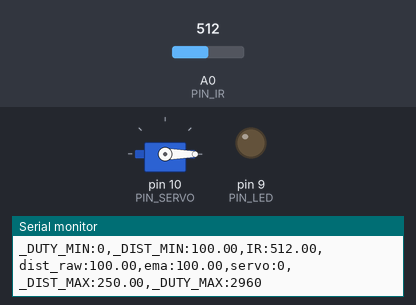
A sketch run on a simulated Arduino Uno, built with avr-gcc and run on an emulated ATmega328P. On the bench: servo, output pins drawn as LEDs (lit = HIGH), the last lines printed to the serial monitor. The inputs (shaded band) are chosen by the test bench; at power-on: A0 (PIN_IR) = 512.

Above: at 1.2 s.
1.3 s: A0 (PIN_IR) set to 361
2.8 s: A0 (PIN_IR) set to 339
At 4.0 s:
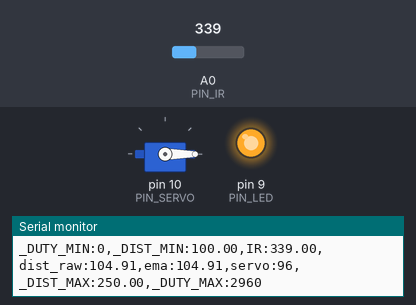
4.3 s: A0 (PIN_IR) set to 240
At 5.7 s:
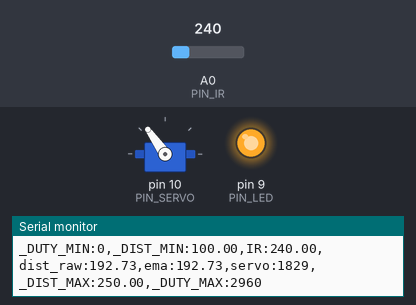
6.4 s: A0 (PIN_IR) set to 260
At 7.6 s:
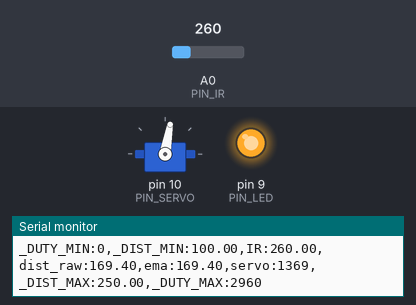
8.2 s: A0 (PIN_IR) set to 306
At 8.36 s:
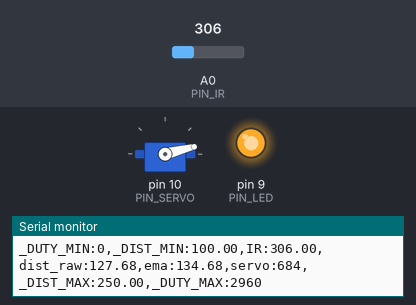
10.0 s: A0 (PIN_IR) set to 511
At 10.9 s:
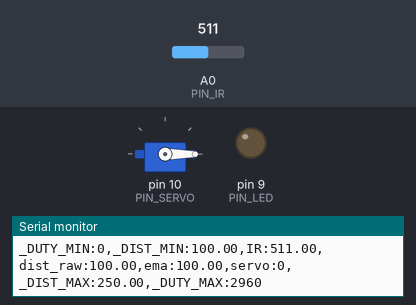
Timing chart, 0 to 12.5 s (numbered marks = the images above; inputs shaded):
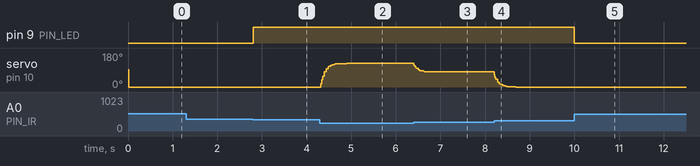

Measured:
- the behaviour switches between 348 and 347 on A0 (PIN_IR) (found by bisection; images 0 and 1)
- after the input at 2.8 s, pin 9 (PIN_LED): LOW → HIGH at once
- after the input at 4.3 s, servo on pin 10 (PIN_SERVO): moves from 0° to 125° over 0.58 s, starting at once
- after the input at 6.4 s, servo on pin 10 (PIN_SERVO): moves from 125° to 80° over 0.38 s, starting at once
- after the input at 8.2 s, servo on pin 10 (PIN_SERVO): moves from 80° to 0° over 0.48 s, starting at once
- after the input at 10.0 s, pin 9 (PIN_LED): HIGH → LOW at once

The sketch:

17P14.ino
```cpp
#include <Servo.h>

#define PIN_IR    A0
#define PIN_LED   9
#define PIN_SERVO 10

#define _DUTY_MIN 0
#define _DUTY_NEU 1480
#define _DUTY_MAX 2960

#define _DIST_MIN 100.0
#define _DIST_MAX 250.0

#define EMA_ALPHA 0.2

#define LOOP_INTERVAL 20

Servo myservo;
unsigned long last_loop_time;

float dist_ema = _DIST_MIN;

void setup()
{
  pinMode(PIN_LED, OUTPUT);

  myservo.attach(PIN_SERVO);
  myservo.writeMicroseconds(_DUTY_NEU);

  Serial.begin(1000000);
}

void loop()
{
  unsigned long time_curr = millis();
  int duty;
  float a_value, dist_raw;

  if (time_curr < (last_loop_time + LOOP_INTERVAL))
    return;
  last_loop_time = time_curr;

  a_value = analogRead(PIN_IR);

  dist_raw = ((6762.0 / (a_value - 9.0)) - 4.0) * 10.0 - 60.0;

  if (dist_raw >= _DIST_MIN && dist_raw <= _DIST_MAX) {
    digitalWrite(PIN_LED, HIGH);
  } else {
    digitalWrite(PIN_LED, LOW);

    if (dist_raw < _DIST_MIN) {
      dist_raw = _DIST_MIN;
    } else if (dist_raw > _DIST_MAX) {
      dist_raw = _DIST_MAX;
    }
  }

  dist_ema = (EMA_ALPHA * dist_raw) + (1.0 - EMA_ALPHA) * dist_ema;

  duty = (int)( (dist_ema - _DIST_MIN) * (_DUTY_MAX - _DUTY_MIN) / (_DIST_MAX - _DIST_MIN) + _DUTY_MIN );

  myservo.writeMicroseconds(duty);

  Serial.print("_DUTY_MIN:");  Serial.print(_DUTY_MIN);
  Serial.print(",_DIST_MIN:"); Serial.print(_DIST_MIN);
  Serial.print(",IR:");        Serial.print(a_value);
  Serial.print(",dist_raw:");  Serial.print(dist_raw);
  Serial.print(",ema:");       Serial.print(dist_ema);
  Serial.print(",servo:");    Serial.print(duty);
  Serial.print(",_DIST_MAX:"); Serial.print(_DIST_MAX);
  Serial.print(",_DUTY_MAX:"); Serial.print(_DUTY_MAX);
  Serial.println("");
}
```
